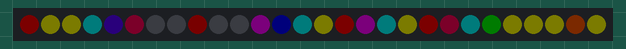
The sketch below on a simulated Arduino Uno, built with avr-gcc and run on an emulated ATmega328P. On the bench: 28 RGB LEDs in strip order, left to right. Dim RGB values are drawn brighter than linear.

Above: at 0.45 s.
At 5.29 s:
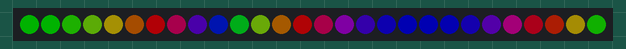
At 10.13 s:
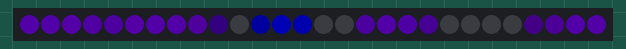
At 20.11 s:
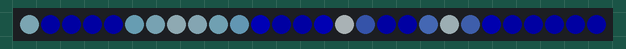
At 30.03 s:
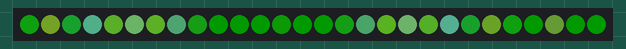
At 39.73 s:
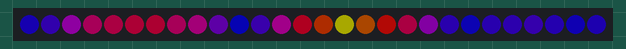

The sketch:

three_sin_pal_demo.ino
```cpp
#include "FastLED.h"                                          // FastLED library. Preferably the latest copy of FastLED 2.1.

// Fixed definitions cannot change on the fly.
#define LED_DT 0                                              // Data pin to connect to the strip.
#define LED_CK 1                                              // Clock pin for WS2801 or APA102.
#define COLOR_ORDER BGR                                       // It's GRB for WS2812 and BGR for APA102.
#define LED_TYPE APA102                                       // Using APA102, WS2812, WS2801. Don't forget to change LEDS.addLeds.
#define NUM_LEDS 28                                           // Number of LED's.

// Global variables can be changed on the fly.
uint8_t max_bright = 64;                                     // Overall brightness definition. It can be changed on the fly.

struct CRGB leds[NUM_LEDS];                                   // Initialize our LED array.

// Initialize global variables for sequences
uint8_t thisdelay = 20;                                       // A delay value for the sequence(s)

int wave1=0;                                                  // Current phase is calculated.
int wave2=0;
int wave3=0;

uint8_t lvl1 = 80;                                            // Any result below this value is displayed as 0.
uint8_t lvl2 = 80;
uint8_t lvl3 = 80;

uint8_t mul1 = 7;                                            // Frequency, thus the distance between waves
uint8_t mul2 = 6;
uint8_t mul3 = 5;

CRGBPalette16 currentPalette(CRGB::Black);
CRGBPalette16 targetPalette(PartyColors_p);

void setup() {
  LEDS.addLeds<LED_TYPE, LED_DT, LED_CK, COLOR_ORDER>(leds, NUM_LEDS); // Set up APA102 leds

  FastLED.setBrightness(max_bright);
  FastLED.setMaxPowerInVoltsAndMilliamps(5, 500);                      // FastLED Power management set at 5V, 500mA.
}

void loop () {

  ChangeMe();

  uint8_t maxChanges = 24;

  EVERY_N_MILLISECONDS(thisdelay) {                           // FastLED based non-blocking delay to update/display the sequence.
    nblendPaletteTowardPalette( currentPalette, targetPalette, maxChanges);
    three_sin();                                              // Improved method of using non-blocking delay
  }

  FastLED.show();
}

void three_sin() {

  wave1 += beatsin8(10,-4,4);
  wave2 += beatsin8(15,-2,2);
  wave3 += beatsin8(12,-3, 3);

  for (int k=0; k<NUM_LEDS; k++) {
    uint8_t tmp = sin8(mul1*k + wave1) + sin8(mul1*k + wave2) + sin8(mul1*k + wave3);
    leds[k] = ColorFromPalette(currentPalette, tmp, 255);
  }

}

void ChangeMe() {

  uint8_t secondHand = (millis() / 1000) % 60;
  static uint8_t lastSecond = 99;

  if( lastSecond != secondHand) {
    lastSecond = secondHand;
    CRGB p = CHSV( HUE_PURPLE, 255, 255);
    CRGB g = CHSV( HUE_GREEN, 255, 255);
    CRGB u = CHSV( HUE_BLUE, 255, 255);
    CRGB b = CRGB::Black;
    CRGB w = CRGB::White;

    switch(secondHand) {
      case  0: targetPalette = RainbowColors_p; break;
      case  5: targetPalette = CRGBPalette16( u,u,b,b, p,p,b,b, u,u,b,b, p,p,b,b); break;
      case 10: targetPalette = OceanColors_p; break;
      case 15: targetPalette = CloudColors_p; break;
      case 20: targetPalette = LavaColors_p; break;
      case 25: targetPalette = ForestColors_p; break;
      case 30: targetPalette = PartyColors_p; break;
      //case 35: targetPalette = CRGBPalette16( b,b,b,w, b,b,b,w, b,b,b,w, b,b,b,w); break;
      //case 40: targetPalette = CRGBPalette16( u,u,u,w, u,u,u,w, u,u,u,w, u,u,u,w); break;
      //case 45: targetPalette = CRGBPalette16( u,p,u,w, p,u,u,w, u,g,u,w, u,p,u,w); break;
      case 50: targetPalette = CloudColors_p; break;
      case 55: targetPalette = CRGBPalette16( u,u,u,w, u,u,p,p, u,p,p,p, u,p,p,w); break;
      case 60: break;
    }
  }
}
```
